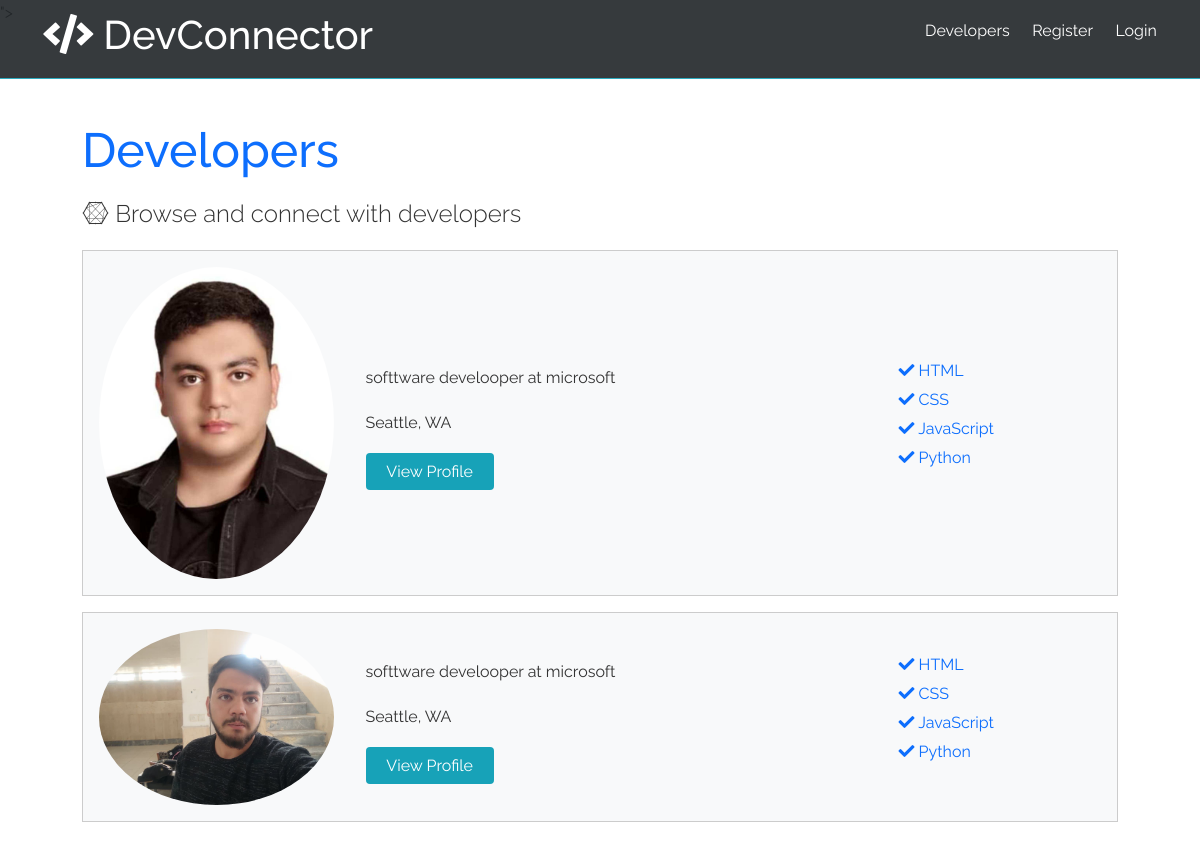
/accounts/profiles/, run on the app's committed database.
### accounts/models.py (models this page shows, shortened)
class UserProfile(models.Model):
    user = models.OneToOneField(User, on_delete=models.CASCADE)
    job_title = models.CharField(max_length=200,null=True)
    slug = models.SlugField(blank=True)
    bio = models.TextField(null=True)
    picture = models.ImageField(upload_to='profile_picture',null=True)
    def get_absolute_url(self):
            return reverse(
                'profile_detail',kwargs={'slug':self.slug}
            )

### accounts/views.py (the view)
# urls.py: path('profiles/', views.ProfileListView.as_view(), name='profiles'),
class ProfileListView(ListView):
    model = UserProfile

### accounts/templates/accounts/userprofile_list.html (shortened to what this page needs)
{% extends 'base.html' %}
{% block content %}
  <body>
    <section class="container">
      <h1 class="large text-primary">
        Developers
      </h1>
      <p class="lead">
        <i class="fab fa-connectdevelop"></i> Browse and connect with developers
      </p>
      <div class="profiles">
        {% for user_profile in object_list %}
        <div class="profile bg-light">
          <img
            class="round-img"
            src="{{ user_profile.picture.url }}"
            alt=""
          />
          <div>
            <p>{{user_profile.job_title}} at microsoft</p>
            <p>Seattle, WA</p>
            <a href="{{user_profile.get_absolute_url}} " class="btn btn-primary">
              View Profile
            </a>
          </div>
          <ul>
            <li class="text-primary"><i class="fas fa-check"></i> HTML</li>
            <li class="text-primary"><i class="fas fa-check"></i> CSS</li>
            <li class="text-primary">
              <i class="fas fa-check"></i> JavaScript
            </li>
            <li class="text-primary"><i class="fas fa-check"></i> Python</li>
          </ul>
        </div>
        {% endfor %}
      </div>
    </section>
  </body>
{% endblock content %}

### data on the page
UserProfile: picture (picture), job_title "softtware develooper"
UserProfile: picture (picture), job_title "softtware develooper"
